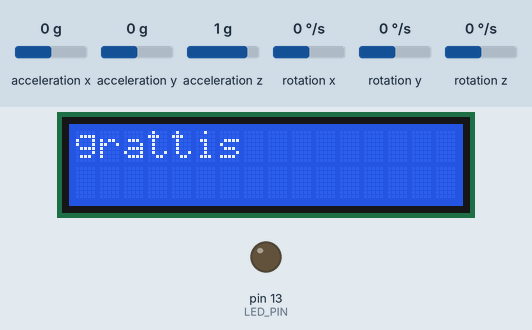
Bench run of a sketch on a simulated Arduino Uno, built with avr-gcc and run on an emulated ATmega328P. Shown: 16×2 character LCD, output pins drawn as LEDs (lit = HIGH). The test bench sets the inputs (shaded band); at power-on: acceleration x 0 g, acceleration z 1 g, acceleration y 0 g, rotation x 0 °/s, rotation y 0 °/s, rotation z 0 °/s. What the sketch prints to the serial monitor is not drawn.

Above: at 0.8 s.
0.9 s: acceleration x set to 0.2 g
At 1.31 s:
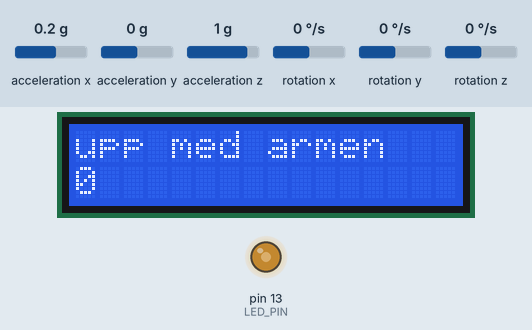
2.5 s: acceleration x set to 0.8 g
At 3.1 s:
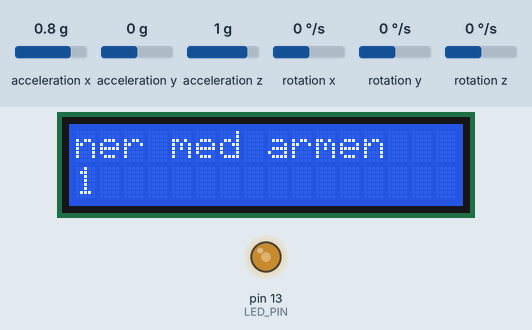
4.7 s: acceleration x set to -1.4 g
6.2 s: acceleration z set to -1.4 g
Timing chart, 0 to 10.2 s (numbered marks = the images above; inputs shaded):
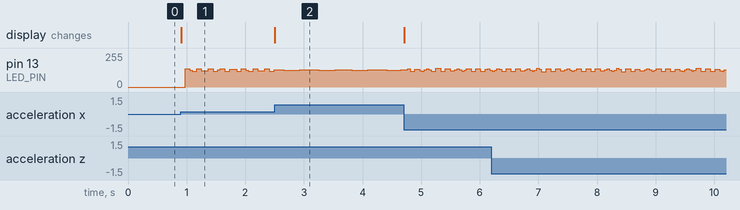

Measured:
- the behaviour switches between 0 and 0.1 g on acceleration x (found by bisection; images 0 and 1)
- after the input at 0.9 s, the display: changes at once (image 1)
- after the input at 2.5 s, the display: changes at once (image 2)

The sketch:

REFHENARINERADSGYRO.ino
```cpp
// I2Cdev and MPU6050 must be installed as libraries, or else the .cpp/.h files
// for both classes must be in the include path of your project
#include "I2Cdev.h"
#include "MPU6050.h"
#include "LiquidCrystal.h"

// Arduino Wire library is required if I2Cdev I2CDEV_ARDUINO_WIRE implementation
// is used in I2Cdev.h
#if I2CDEV_IMPLEMENTATION == I2CDEV_ARDUINO_WIRE
    #include "Wire.h"
#endif

// class default I2C address is 0x68
// specific I2C addresses may be passed as a parameter here
// AD0 low = 0x68 (default for InvenSense evaluation board)
// AD0 high = 0x69
MPU6050 accelgyro;
//MPU6050 accelgyro(0x69); // <-- use for AD0 high

//int16_t ax, ay, az;
int16_t gx, gy, gz;
#define lowest_point 20
#define highest_point 180
#define LED_PIN 13
bool blinkState = false;

int down = 0;
int rep = 0;

const int rs = 12, en = 11, d4 = 5, d5 = 4, d6 = 3, d7 = 2;
LiquidCrystal lcd(rs, en, d4, d5, d6, d7);

void setup() {
    // join I2C bus (I2Cdev library doesn't do this automatically)
    #if I2CDEV_IMPLEMENTATION == I2CDEV_ARDUINO_WIRE
        Wire.begin();
    #elif I2CDEV_IMPLEMENTATION == I2CDEV_BUILTIN_FASTWIRE
        Fastwire::setup(400, true);
    #endif
    lcd.begin(16, 2);
    lcd.print("babsoluts");

    // initialize serial communication
    // (38400 chosen because it works as well at 8MHz as it does at 16MHz, but
    // it's really up to you depending on your project)
    Serial.begin(38400);

    // initialize device
    Serial.println("Initializing I2C devices...");
    accelgyro.initialize();

    // verify connection
    Serial.println("Testing device connections...");
    Serial.println(accelgyro.testConnection() ? "MPU6050 connection successful" : "MPU6050 connection failed");

    // configure Arduino LED pin for output
    pinMode(LED_PIN, OUTPUT);

    lcd.clear();
    lcd.setCursor(0,0);
    lcd.print("grattis");

    while (gx < 30) {
       accelgyro.getAcceleration(&gx, &gy, &gz);
    }
}

void loop() {
    // read raw accel/gyro measurements from device
    accelgyro.getAcceleration(&gx, &gy, &gz);

    gx = map(gx, -16384, 16383, -360, 360);
    gy = map(gy, -16384, 16383, -360, 360);
    gz = map(gz, -16384, 16383, -360, 360);

    // these methods (and a few others) are also available
    //accelgyro.getAcceleration(&ax, &ay, &az);
    //accelgyro.getRotation(&gx, &gy, &gz);

    // display tab-separated accel/gyro x/y/z values
    Serial.print("gyro:\t");
    //Serial.print(ax); Serial.print("\t");
    //Serial.print(ay); Serial.print("\t");
    //Serial.print(az); Serial.print("\t");
    Serial.print(gx); Serial.print("\t");
    Serial.print(gy); Serial.print("\t");
    Serial.println(gz);

    // blink LED to indicate activity
    blinkState = !blinkState;
    digitalWrite(LED_PIN, blinkState);

    if (down == 0) {
      lcd.setCursor(0,0);
      lcd.print("upp med armen   ");
      if (gx > highest_point) {
        rep++;
        down = 1;
      }
    }
    if (down == 1) {
      lcd.setCursor(0,0);
      lcd.print("ner med armen");
      if (gx < lowest_point) {
        down = 0;
      }
    }
    lcd.setCursor(0,1);
    lcd.print(rep);
    lcd.print("                ");
}
```
